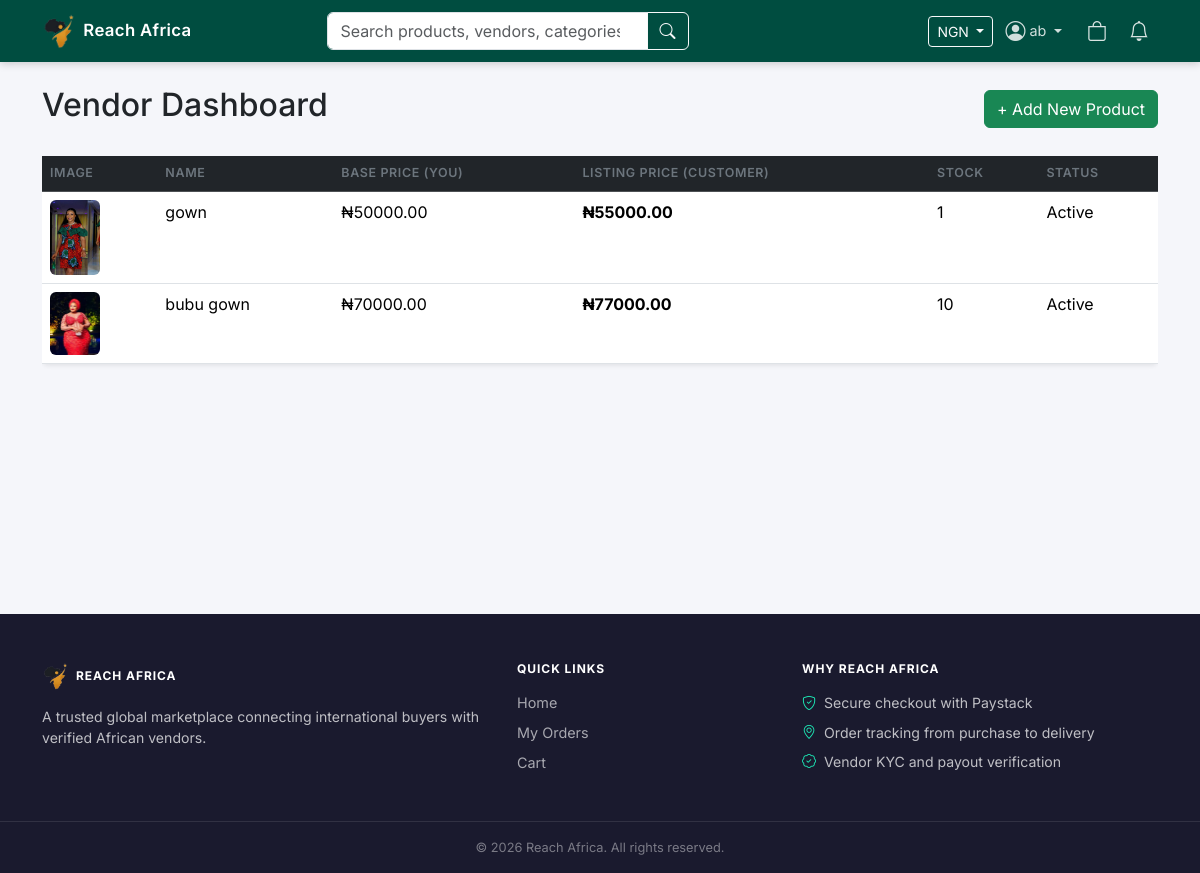
The app's page /vendor/dashboard/ (signed in) with its own data.
### users/models.py (models this page shows, shortened)
class User(AbstractUser):
    class CountryChoices(models.TextChoices):
        NIGERIA = 'NG', 'Nigeria'
        GHANA = 'GH', 'Ghana'
    class BusinessTypeChoices(models.TextChoices):
        SOLE_PROPRIETORSHIP = 'sole_proprietorship', 'Sole Proprietorship'
        LLC = 'llc', 'Limited Liability Company'
        PARTNERSHIP = 'partnership', 'Partnership'
        CORPORATION = 'corporation', 'Corporation'
        NONPROFIT = 'nonprofit', 'Non-Profit Organization'
        OTHER = 'other', 'Other'
    class IDTypeChoices(models.TextChoices):
        PASSPORT = 'passport', 'International Passport'
        DRIVERS_LICENSE = 'drivers_license', "Driver's License"
        VOTERS_CARD = 'voters_card', "Voter's Card"
        NATIONAL_ID = 'national_id', 'National ID Card'
    class KYCStageChoices(models.TextChoices):
        REGISTRATION = 'registration', 'Registration'
        BUSINESS_INFO = 'business_info', 'Business Information'
        IDENTITY = 'identity', 'Identity Verification'
        CONTACT = 'contact', 'Contact Verification'
        ADDRESS = 'address', 'Address Verification'
        BANKING = 'banking', 'Banking Details'
        GUARANTOR = 'guarantor', 'Guarantor Information'
        COMPLIANCE = 'compliance', 'Product Compliance'
        DOCUMENTS = 'documents', 'Document Upload'
        INTERNAL_CHECK = 'internal_check', 'Internal Checks (Admin)'
        QUALITY_ASSURANCE = 'quality_assurance', 'Quality Assurance (Admin)'
        VERIFIED_SELLER = 'verified_seller', 'Verified Seller'
        APPROVED = 'approved', 'Fully Approved'
        REJECTED = 'rejected', 'Rejected'
    username = None  # Remove username field
    phone_number = models.CharField(max_length=15, unique=True)
    balance = models.DecimalField(max_digits=12, decimal_places=2, default=0.00)
    shop_name = models.CharField(max_length=255, blank=True, null=True)
    shop_address = models.TextField(blank=True, null=True)
    bank_name = models.CharField(max_length=100, blank=True, null=True)
    bank_account_name = models.CharField(max_length=150, blank=True, null=True)
    bank_account_number = models.CharField(max_length=30, blank=True, null=True)
    id_document = models.ImageField(upload_to='kyc/documents/', blank=True, null=True)
    is_verified = models.BooleanField(default=False)  # Admin flips this switch
    kyc_rejection_reason = models.TextField(blank=True, null=True)
    business_registration_number = models.CharField(max_length=50, blank=True, null=True, verbose_name='CAC/Business Registration Number')
    business_type = models.CharField(max_length=30, choices=BusinessTypeChoices.choices, blank=True, null=True, verbose_name='Business Type')
    business_start_date = models.DateField(blank=True, null=True, verbose_name='Date Business Started')
    business_description = models.TextField(blank=True, null=True, verbose_name='Business Description')
    business_logo = models.ImageField(upload_to='kyc/logos/', blank=True, null=True, verbose_name='Business Logo')
    tin = models.CharField(max_length=20, blank=True, null=True, verbose_name='Tax Identification Number (TIN)')
    date_of_birth = models.DateField(blank=True, null=True)
    nationality = models.CharField(max_length=50, blank=True, null=True)
    nin = models.CharField(max_length=11, blank=True, null=True, unique=True, verbose_name='National Identification Number (NIN)')
    bvn = models.CharField(max_length=10, blank=True, null=True, unique=True, verbose_name='Bank Verification Number (BVN)')
    id_document_type = models.CharField(max_length=30, choices=IDTypeChoices.choices, blank=True, null=True, verbose_name='Government ID Type')
    liveness_selfie = models.ImageField(upload_to='kyc/selfies/', blank=True, null=True, verbose_name='Liveness/Selfie Verification')
    passport_photo = models.ImageField(upload_to='kyc/passports/', blank=True, null=True, verbose_name='Passport Photograph')
    whatsapp_number = models.CharField(max_length=15, blank=True, null=True)
    emergency_contact_name = models.CharField(max_length=100, blank=True, null=True)
    emergency_contact_phone = models.CharField(max_length=15, blank=True, null=True)
    home_address = models.TextField(blank=True, null=True)
    utility_bill = models.FileField(upload_to='kyc/utilities/', blank=True, null=True, verbose_name='Utility Bill')
    kyc_stage = models.CharField(
        max_length=30,
        choices=KYCStageChoices.choices,
        default=KYCStageChoices.REGISTRATION,
        verbose_name='KYC Stage'
    )
    kyc_submitted_at = models.DateTimeField(blank=True, null=True)
    kyc_approved_at = models.DateTimeField(blank=True, null=True)
    otp_phone_verified = models.BooleanField(default=False, verbose_name='Phone OTP Verified')
    otp_email_verified = models.BooleanField(default=False, verbose_name='Email OTP Verified')
    ROLE_CHOICES = (
        ('customer', 'Customer'),
        ('vendor', 'Vendor'),
        ('logistics', 'Logistics'),
        ('admin', 'Admin'),
    )
    role = models.CharField(max_length=10, choices=ROLE_CHOICES, default='customer')
    country = models.CharField(max_length=2, choices=CountryChoices.choices, default=CountryChoices.NIGERIA)
    USERNAME_FIELD = 'phone_number'
    REQUIRED_FIELDS = []
    objects = CustomUserManager()

### products/models.py (models this page shows, shortened)
class Product(models.Model):
    class CountryChoices(models.TextChoices):
        NIGERIA = 'NG', 'Nigeria'
        GHANA = 'GH', 'Ghana'
    vendor = models.ForeignKey(settings.AUTH_USER_MODEL, on_delete=models.CASCADE, limit_choices_to={'role': 'vendor'})
    category = models.ForeignKey(Category, on_delete=models.CASCADE)
    country = models.CharField(max_length=2, choices=CountryChoices.choices, default=CountryChoices.NIGERIA)
    name = models.CharField(max_length=255)
    description = models.TextField()
    base_price = models.DecimalField(max_digits=12, decimal_places=2)  # Price vendor receives
    markup_percentage = models.DecimalField(max_digits=5, decimal_places=2, default=10.00)  # Default markup of 10%
    image = models.ImageField(upload_to='products/')
    stock = models.PositiveIntegerField(default=1)
    discount_percentage = models.DecimalField(max_digits=5, decimal_places=2, default=0.00)
    low_stock_threshold = models.PositiveIntegerField(default=5)
    is_active = models.BooleanField(default=True)
    created_at = models.DateTimeField(auto_now_add=True)
    is_promoted = models.BooleanField(default=False)
    promotion_expires_at = models.DateTimeField(null=True, blank=True)
    @property
    def selling_price(self):
        markup_amount = (self.base_price * self.markup_percentage) / 100
        return self.base_price + markup_amount

### products/views.py (the view)
# urls.py: path('dashboard/', views.vendor_dashboard, name='products_vendor_dashboard'),
@login_required
def vendor_dashboard(request):
    if request.user.role != 'vendor':
        return redirect('home')
    products = Product.objects.filter(vendor=request.user)
    return render(request, 'products/vendor_dashboard.html', {'products': products})

### core/context_processors.py (called while the page is built)
def currency_processor(request):
    currency = request.session.get('currency', 'NGN')
    if currency not in settings.CURRENCIES:
        currency = 'NGN'
    rate = settings.EXCHANGE_RATES.get(currency, 1.0)
    selected_currency = {
        'code': currency,
        **settings.CURRENCIES[currency],
    }
    currencies = [
        {'code': code, **details}
        for code, details in settings.CURRENCIES.items()
    ]
    return {
        'CURRENCY_CODE': currency,
        'CURRENCY_SYMBOL': selected_currency['symbol'],
        'CURRENCY_RATE': rate,
        'selected_currency': selected_currency,
        'currencies': currencies,
        'CURRENCY': selected_currency,
    }

### products/templatetags/currency_tags.py (called while the page is built)
@register.filter
def multiply(value, arg):
    try:
        return float(value) * float(arg)
    except (ValueError, TypeError):
        return value

### users/context_processors.py (called while the page is built)
def notification_count(request):
    if request.user.is_authenticated:
        count = Notification.objects.filter(user=request.user, is_read=False).count()
        return {'unread_notifications_count': count}
    return {'unread_notifications_count': 0}

### templates/products/vendor_dashboard.html
{% extends 'base.html' %}
{% load currency_tags %}
{% block content %}
<div class="d-flex justify-content-between align-items-center mb-4">
    <h2>Vendor Dashboard</h2>
    <a href="{% url 'add_product' %}" class="btn btn-success">+ Add New Product</a>
</div>
<div class="table-responsive">
    <table class="table table-hover bg-white shadow-sm rounded">
        <thead class="table-dark">
            <tr>
                <th>Image</th>
                <th>Name</th>
                <th>Base Price (You)</th>
                <th>Listing Price (Customer)</th>
                <th>Stock</th>
                <th>Status</th>
            </tr>
        </thead>
        <tbody>
            {% for product in products %}
            <tr>
                <td><img src="{{ product.image.url }}" width="50" class="rounded"></td>
                <td>{{ product.name }}</td>
                <td>{{ CURRENCY_SYMBOL }}{{ product.base_price|multiply:CURRENCY_RATE|floatformat:2 }}</td>
                <td><strong>{{ CURRENCY_SYMBOL }}{{ product.selling_price|multiply:CURRENCY_RATE|floatformat:2 }}</strong></td>
                <td>{{ product.stock }}</td>
                <td>{% if product.is_active %}Active{% else %}Hidden{% endif %}</td>
            </tr>
            {% empty %}
            <tr><td colspan="6" class="text-center">No products uploaded yet.</td></tr>
            {% endfor %}
        </tbody>
    </table>
</div>
{% endblock %}

### templates/base.html (shortened to what this page needs)
{% load static currency_tags %}
<!DOCTYPE html>
<html lang="en">
<head>
    <link href="https://cdn.jsdelivr.net/npm/bootstrap@5.3.3/dist/css/bootstrap.min.css" rel="stylesheet">
    <link rel="stylesheet" href="https://cdn.jsdelivr.net/npm/bootstrap-icons@1.11.3/font/bootstrap-icons.min.css">
    <link rel="stylesheet" href="{% static 'css/style.css' %}">
</head>
<body>
    <nav class="navbar navbar-expand-lg navbar-dark ra-navbar">
        <div class="container">
            <a class="navbar-brand d-flex align-items-center gap-2" href="{% url 'home' %}">
                <img src="{% static 'images/RA-small2.png' %}" alt="Reach Africa">
                <span class="fw-semibold brand-title">Reach Africa</span>
            </a>
            <div class="collapse navbar-collapse" id="navbarMain">
                <form class="d-flex mx-auto search-form" action="{% url 'home' %}" method="GET">
                    <div class="input-group">
                        <input class="form-control" type="search" name="q"
                               placeholder="Search products, vendors, categories…"
                               aria-label="Search" value="{{ query|default:'' }}">
                        <button class="btn btn-outline-light" type="submit"><i class="bi bi-search"></i></button>
                    </div>
                </form>
                <ul class="navbar-nav ms-auto align-items-center gap-1">
                    {% if currencies %}
                    <li class="nav-item dropdown">
                        <button class="btn btn-outline-light btn-sm dropdown-toggle" type="button" id="currencyDropdown"
                                data-bs-toggle="dropdown" aria-expanded="false">
                            {{ selected_currency.code }}
                        </button>
                    </li>
                    {% endif %}
                    {% if user.is_authenticated %}
                        <li class="nav-item dropdown">
                            <a class="nav-link dropdown-toggle d-flex align-items-center gap-1" href="#" id="userMenu"
                               role="button" data-bs-toggle="dropdown" aria-expanded="false">
                                <i class="bi bi-person-circle fs-5"></i>
                                <span class="d-none d-lg-inline">{{ user.first_name|default:user.phone_number }}</span>
                            </a>
                        </li>
                    {% else %}
                        <li class="nav-item"><a class="nav-link" href="{% url 'login' %}">Login</a></li>
                        <li class="nav-item"><a class="btn btn-light btn-sm ms-1 fw-semibold" href="{% url 'register' %}">Sign Up</a></li>
                    {% endif %}
                    <li class="nav-item">
                        <a href="{% url 'cart_detail' %}" class="icon-btn ms-1" title="Cart" aria-label="Cart">
                            <i class="bi bi-bag fs-5"></i>
                        </a>
                    </li>
                    {% if user.is_authenticated and user.role == 'vendor' %}
                    <li class="nav-item">
                        <a class="icon-btn" href="{% url 'vendor_notifications' %}" title="Notifications" aria-label="Notifications">
                            <i class="bi bi-bell fs-5"></i>
                        </a>
                    </li>
                    {% endif %}
                </ul>
            </div>
        </div>
    </nav>
    <main class="main-shell">
    <div class="container mt-4">
        {% block content %}{% endblock %}
    </div>
    </main>
    <footer class="site-footer mt-5">
        <div class="container py-5">
            <div class="row g-4">
                <div class="col-lg-5">
                    <div class="d-flex align-items-center gap-2 mb-3">
                        <img src="{% static 'images/RA-small2.png' %}" alt="Reach Africa" style="height:28px;">
                        <h6 class="text-uppercase fw-bold mb-0">Reach Africa</h6>
                    </div>
                    <p class="mb-0">
                        A trusted global marketplace connecting international buyers with verified African vendors.
                    </p>
                </div>
                <div class="col-lg-3 col-md-6">
                    <h6 class="text-uppercase fw-bold mb-3">Quick Links</h6>
                    <ul class="list-unstyled mb-0">
                        <li class="mb-2"><a href="{% url 'home' %}">Home</a></li>
                        <li class="mb-2"><a href="{% url 'order_history' %}">My Orders</a></li>
                        <li><a href="{% url 'cart_detail' %}">Cart</a></li>
                    </ul>
                </div>
                <div class="col-lg-4 col-md-6">
                    <h6 class="text-uppercase fw-bold mb-3">Why Reach Africa</h6>
                    <ul class="list-unstyled mb-0">
                        <li class="mb-2"><i class="bi bi-shield-check me-2" style="color:var(--ra-accent);"></i>Secure checkout with Paystack</li>
                        <li class="mb-2"><i class="bi bi-geo-alt me-2" style="color:var(--ra-accent);"></i>Order tracking from purchase to delivery</li>
                        <li><i class="bi bi-patch-check me-2" style="color:var(--ra-accent);"></i>Vendor KYC and payout verification</li>
                    </ul>
                </div>
            </div>
        </div>
        <div class="text-center py-3 footer-bottom">
            © {% now "Y" %} Reach Africa. All rights reserved.
        </div>
    </footer>
</body>
</html>

### templates/base.html (style rules this page uses)
:root { --ra-green: #004d40; --ra-green-hover: #00695c; --ra-accent: #1de9b6; }
body { background-color: #f5f6fa; font-family: 'Inter', sans-serif; }
.ra-navbar { background-color: var(--ra-green); box-shadow: 0 2px 8px rgba(0,0,0,.18); }
.ra-navbar .navbar-brand img { height: 36px; width: auto; }
.brand-title { font-size: 1.05rem; letter-spacing: .02em; color: #fff; }
.ra-navbar .nav-link { color: rgba(255,255,255,.82) !important; font-size: .9rem; }
.search-form { width: 38%; }
.icon-btn { position: relative; display: inline-flex; align-items: center; color: rgba(255,255,255,.85); padding: 5px 9px; border-radius: 8px; text-decoration: none; transition: color .2s, background .2s; }
.main-shell { min-height: calc(100vh - 320px); }
.table th { font-size: .78rem; text-transform: uppercase; letter-spacing: .05em; color: #6c757d; font-weight: 600; }
.site-footer { background: #1a1a2e; color: rgba(255,255,255,.72); }
.site-footer h6 { color: #fff; font-size: .75rem; letter-spacing: .08em; }
.site-footer a { color: rgba(255,255,255,.62); text-decoration: none; transition: color .2s; font-size: .9rem; }
.site-footer p, .site-footer li { font-size: .88rem; }
.footer-bottom { border-top: 1px solid rgba(255,255,255,.1); font-size: .8rem; color: rgba(255,255,255,.42); }

### records on screen
User: first_name "ab"
Product: image (picture), name "gown", CURRENCY_SYMBOL "₦", base_price|multiply "50000.00", selling_price|multiply "55000.00", stock "1", is_active "Active"
Product: image (picture), name "bubu gown", CURRENCY_SYMBOL "₦", base_price|multiply "70000.00", selling_price|multiply "77000.00", stock "10", is_active "Active"

### other values on screen
{{ selected_currency.code }} "NGN"
